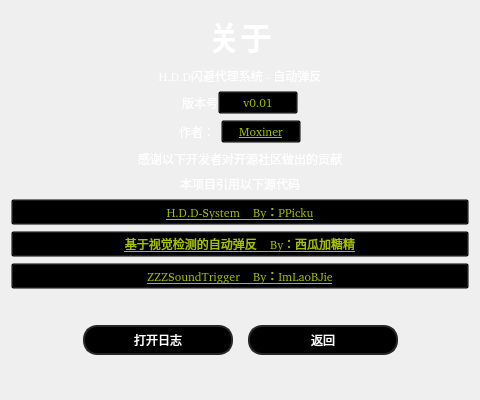
<?xml version="1.0" encoding="UTF-8"?>
<ui version="4.0">
 <class>Form</class>
 <widget class="QWidget" name="Form">
  <property name="geometry">
   <rect>
    <x>0</x>
    <y>0</y>
    <width>480</width>
    <height>400</height>
   </rect>
  </property>
  <property name="minimumSize">
   <size>
    <width>480</width>
    <height>400</height>
   </size>
  </property>
  <property name="maximumSize">
   <size>
    <width>700</width>
    <height>600</height>
   </size>
  </property>
  <property name="windowTitle">
   <string>Form</string>
  </property>
  <property name="styleSheet">
   <string notr="true"/>
  </property>
  <layout class="QVBoxLayout" name="verticalLayout">
   <item>
    <widget class="QLabel" name="label">
     <property name="sizePolicy">
      <sizepolicy hsizetype="Preferred" vsizetype="Preferred">
       <horstretch>0</horstretch>
       <verstretch>0</verstretch>
      </sizepolicy>
     </property>
     <property name="minimumSize">
      <size>
       <width>0</width>
       <height>50</height>
      </size>
     </property>
     <property name="font">
      <font>
       <family>印品鸿蒙体（非商用）</family>
       <pointsize>24</pointsize>
       <bold>true</bold>
      </font>
     </property>
     <property name="styleSheet">
      <string notr="true">color: rgb(255, 255, 255);</string>
     </property>
     <property name="text">
      <string>关于</string>
     </property>
     <property name="alignment">
      <set>Qt::AlignCenter</set>
     </property>
    </widget>
   </item>
   <item>
    <widget class="QLabel" name="label_2">
     <property name="font">
      <font>
       <family>印品鸿蒙体（非商用）</family>
      </font>
     </property>
     <property name="styleSheet">
      <string notr="true">color: rgb(255, 255, 255);</string>
     </property>
     <property name="text">
      <string>H.D.D闪避代理系统 - 自动弹反</string>
     </property>
     <property name="alignment">
      <set>Qt::AlignCenter</set>
     </property>
    </widget>
   </item>
   <item>
    <layout class="QHBoxLayout" name="horizontalLayout_4">
     <property name="spacing">
      <number>0</number>
     </property>
     <item>
      <spacer name="horizontalSpacer">
       <property name="orientation">
        <enum>Qt::Horizontal</enum>
       </property>
       <property name="sizeHint" stdset="0">
        <size>
         <width>40</width>
         <height>20</height>
        </size>
       </property>
      </spacer>
     </item>
     <item>
      <widget class="QLabel" name="label_8">
       <property name="font">
        <font>
         <family>印品鸿蒙体（非商用）</family>
        </font>
       </property>
       <property name="styleSheet">
        <string notr="true">color: rgb(255, 255, 255);</string>
       </property>
       <property name="text">
        <string>版本号</string>
       </property>
       <property name="alignment">
        <set>Qt::AlignCenter</set>
       </property>
      </widget>
     </item>
     <item>
      <widget class="QPushButton" name="version_pushButton">
       <property name="font">
        <font>
         <family>印品鸿蒙体（非商用）</family>
         <underline>false</underline>
        </font>
       </property>
       <property name="styleSheet">
        <string notr="true">QPushButton {
    background-color: rgba(0, 0, 0,0);
    color:#a6c100;
}

</string>
       </property>
       <property name="text">
        <string>v0.01</string>
       </property>
      </widget>
     </item>
     <item>
      <spacer name="horizontalSpacer_2">
       <property name="orientation">
        <enum>Qt::Horizontal</enum>
       </property>
       <property name="sizeHint" stdset="0">
        <size>
         <width>40</width>
         <height>20</height>
        </size>
       </property>
      </spacer>
     </item>
    </layout>
   </item>
   <item>
    <layout class="QHBoxLayout" name="horizontalLayout_2">
     <item>
      <layout class="QHBoxLayout" name="horizontalLayout_3">
       <item>
        <spacer name="horizontalSpacer_3">
         <property name="orientation">
          <enum>Qt::Horizontal</enum>
         </property>
         <property name="sizeHint" stdset="0">
          <size>
           <width>40</width>
           <height>20</height>
          </size>
         </property>
        </spacer>
       </item>
       <item>
        <widget class="QLabel" name="label_3">
         <property name="font">
          <font>
           <family>印品鸿蒙体（非商用）</family>
          </font>
         </property>
         <property name="styleSheet">
          <string notr="true">color: rgb(255, 255, 255);</string>
         </property>
         <property name="text">
          <string>作者：</string>
         </property>
         <property name="alignment">
          <set>Qt::AlignCenter</set>
         </property>
        </widget>
       </item>
       <item>
        <widget class="QPushButton" name="author_pushButton">
         <property name="font">
          <font>
           <family>印品鸿蒙体（非商用）</family>
           <underline>true</underline>
          </font>
         </property>
         <property name="styleSheet">
          <string notr="true">QPushButton {
    background-color: rgba(0, 0, 0,0);
    color:#a6c100;
}

</string>
         </property>
         <property name="text">
          <string>Moxiner</string>
         </property>
        </widget>
       </item>
       <item>
        <spacer name="horizontalSpacer_4">
         <property name="orientation">
          <enum>Qt::Horizontal</enum>
         </property>
         <property name="sizeHint" stdset="0">
          <size>
           <width>40</width>
           <height>20</height>
          </size>
         </property>
        </spacer>
       </item>
      </layout>
     </item>
    </layout>
   </item>
   <item>
    <layout class="QHBoxLayout" name="horizontalLayout">
     <property name="spacing">
      <number>10</number>
     </property>
     <item>
      <spacer name="horizontalSpacer_5">
       <property name="orientation">
        <enum>Qt::Horizontal</enum>
       </property>
       <property name="sizeHint" stdset="0">
        <size>
         <width>40</width>
         <height>20</height>
        </size>
       </property>
      </spacer>
     </item>
     <item>
      <widget class="QLabel" name="label_5">
       <property name="font">
        <font>
         <family>印品鸿蒙体（非商用）</family>
        </font>
       </property>
       <property name="styleSheet">
        <string notr="true">color: rgb(255, 255, 255);</string>
       </property>
       <property name="text">
        <string>感谢以下开发者对开源社区做出的贡献</string>
       </property>
       <property name="alignment">
        <set>Qt::AlignCenter</set>
       </property>
      </widget>
     </item>
     <item>
      <spacer name="horizontalSpacer_6">
       <property name="orientation">
        <enum>Qt::Horizontal</enum>
       </property>
       <property name="sizeHint" stdset="0">
        <size>
         <width>40</width>
         <height>20</height>
        </size>
       </property>
      </spacer>
     </item>
    </layout>
   </item>
   <item>
    <widget class="QLabel" name="label_4">
     <property name="font">
      <font>
       <family>印品鸿蒙体（非商用）</family>
      </font>
     </property>
     <property name="styleSheet">
      <string notr="true">color: rgb(255, 255, 255);</string>
     </property>
     <property name="text">
      <string>本项目引用以下源代码</string>
     </property>
     <property name="alignment">
      <set>Qt::AlignCenter</set>
     </property>
    </widget>
   </item>
   <item>
    <widget class="QPushButton" name="PPicku__pushButton">
     <property name="font">
      <font>
       <family>印品鸿蒙体（非商用）</family>
       <underline>true</underline>
      </font>
     </property>
     <property name="styleSheet">
      <string notr="true">QPushButton {
    background-color: rgba(0, 0, 0,0);
    color:#a6c100;
}

</string>
     </property>
     <property name="text">
      <string>H.D.D-System    By：PPicku</string>
     </property>
    </widget>
   </item>
   <item>
    <widget class="QPushButton" name="xigua__pushButton">
     <property name="font">
      <font>
       <family>印品鸿蒙体（非商用）</family>
       <underline>true</underline>
      </font>
     </property>
     <property name="styleSheet">
      <string notr="true">QPushButton {
    background-color: rgba(0, 0, 0,0);
    color:#a6c100;
}

</string>
     </property>
     <property name="text">
      <string>基于视觉检测的自动弹反    By：西瓜加糖精</string>
     </property>
    </widget>
   </item>
   <item>
    <widget class="QPushButton" name="ImLaoBJie_pushButton">
     <property name="font">
      <font>
       <family>印品鸿蒙体（非商用）</family>
       <underline>true</underline>
      </font>
     </property>
     <property name="styleSheet">
      <string notr="true">QPushButton {
    background-color: rgba(0, 0, 0,0);
    color:#a6c100;
}

</string>
     </property>
     <property name="text">
      <string>ZZZSoundTrigger    By：ImLaoBJie</string>
     </property>
    </widget>
   </item>
   <item>
    <layout class="QHBoxLayout" name="horizontalLayout_5">
     <property name="spacing">
      <number>15</number>
     </property>
     <property name="topMargin">
      <number>30</number>
     </property>
     <item>
      <spacer name="horizontalSpacer_7">
       <property name="orientation">
        <enum>Qt::Horizontal</enum>
       </property>
       <property name="sizeHint" stdset="0">
        <size>
         <width>40</width>
         <height>20</height>
        </size>
       </property>
      </spacer>
     </item>
     <item>
      <widget class="QPushButton" name="openLog_pushButton">
       <property name="enabled">
        <bool>true</bool>
       </property>
       <property name="minimumSize">
        <size>
         <width>150</width>
         <height>30</height>
        </size>
       </property>
       <property name="maximumSize">
        <size>
         <width>150</width>
         <height>50</height>
        </size>
       </property>
       <property name="font">
        <font>
         <family>印品鸿蒙体（非商用）</family>
        </font>
       </property>
       <property name="styleSheet">
        <string notr="true">QPushButton {
    background-color: rgb(0, 0, 0);
    color: white;
    border: 2px solid #262626;
    border-radius: 14px;
}
QPushButton:hover {
    background-color: rgb(0, 0, 0);
    color: white;
    border: 2px solid  #a6c100;
    border-radius: 14px;
}

QPushButton:pressed {
    background-color: #a6c100;
    color: black;
    border: 5px solid #a6c100;
	border-radius: 14px;
}</string>
       </property>
       <property name="text">
        <string>打开日志</string>
       </property>
      </widget>
     </item>
     <item>
      <widget class="QPushButton" name="back_pushButton">
       <property name="enabled">
        <bool>true</bool>
       </property>
       <property name="minimumSize">
        <size>
         <width>150</width>
         <height>30</height>
        </size>
       </property>
       <property name="maximumSize">
        <size>
         <width>150</width>
         <height>50</height>
        </size>
       </property>
       <property name="font">
        <font>
         <family>印品鸿蒙体（非商用）</family>
        </font>
       </property>
       <property name="styleSheet">
        <string notr="true">QPushButton {
    background-color: rgb(0, 0, 0);
    color: white;
    border: 2px solid #262626;
    border-radius: 14px;
}
QPushButton:hover {
    background-color: rgb(0, 0, 0);
    color: white;
    border: 2px solid  #f48322;
    border-radius: 14px;
}

QPushButton:pressed {
    background-color: #f48322;
    color: black;
    border: 5px solid #f48322;
	border-radius: 14px;
}</string>
       </property>
       <property name="text">
        <string>返回</string>
       </property>
      </widget>
     </item>
     <item>
      <spacer name="horizontalSpacer_8">
       <property name="orientation">
        <enum>Qt::Horizontal</enum>
       </property>
       <property name="sizeHint" stdset="0">
        <size>
         <width>40</width>
         <height>20</height>
        </size>
       </property>
      </spacer>
     </item>
    </layout>
   </item>
   <item>
    <spacer name="verticalSpacer">
     <property name="orientation">
      <enum>Qt::Vertical</enum>
     </property>
     <property name="sizeHint" stdset="0">
      <size>
       <width>20</width>
       <height>40</height>
      </size>
     </property>
    </spacer>
   </item>
  </layout>
 </widget>
 <resources/>
 <connections/>
</ui>
